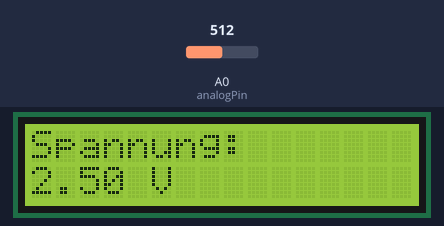
This sketch was run on a simulated Arduino Uno, built with avr-gcc and run on an emulated ATmega328P. On the bench: 16×2 character LCD. Inputs (shaded band) come from the test bench; at power-on: A0 (analogPin) = 512.

Above: at 1.2 s.
1.3 s: A0 (analogPin) set to 716
At 3.2 s:
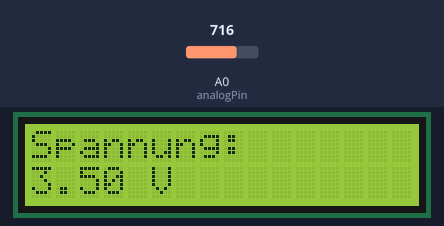
3.5 s: A0 (analogPin) set to 900
At 5.0 s:
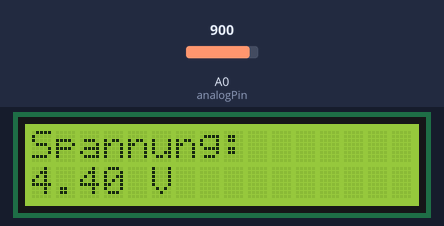
5.5 s: A0 (analogPin) set to 1023
At 6.6 s:
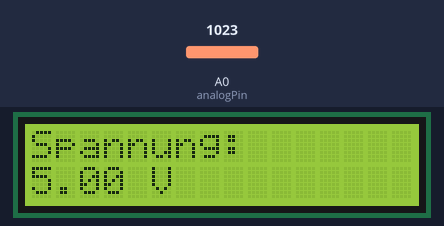
Timing chart, 0 to 8.5 s (numbered marks = the images above; inputs shaded):
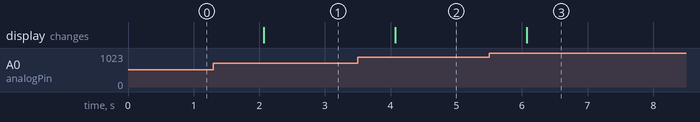

The sketch:

voltage_display.ino
```cpp
#include <LiquidCrystal.h>
LiquidCrystal lcd(12, 11, 5, 4, 3, 2);
const int analogPin = A0;

void setup() {
  lcd.begin(16, 2);
  lcd.print("Spannung:");
}

void loop() {
  int sensorValue = analogRead(analogPin);
  float voltage = sensorValue * (5.0 / 1023.0);
  lcd.setCursor(0, 1);
  lcd.print(voltage);
  lcd.print(" V   ");
  delay(1000);
}
```

Measured:
- after the input at 1.3 s, the display: changes after 0.77 s (image 1)
- after the input at 3.5 s, the display: changes after 0.57 s (image 2)
- after the input at 5.5 s, the display: changes after 0.58 s (image 3)
